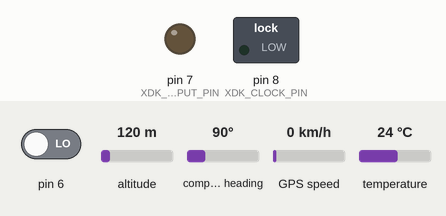
This sketch was run on a simulated Arduino Mega 2560, built with avr-gcc and run on an emulated ATmega2560. On the bench: switched loads named in the sketch (green lamp = pin HIGH), output pins drawn as LEDs (lit = HIGH). Inputs (shaded band) come from the test bench; at power-on: pin 6 LOW, altitude 120 m, compass heading 90°, GPS speed 0 km/h, temperature 24 °C. Random numbers use the default seed unless the sketch sets one; the GPS gets a fix after 3 s at 37.7749, -122.4194 with 8 satellites.

Above: at 5.4 s.
At 7.27 s:
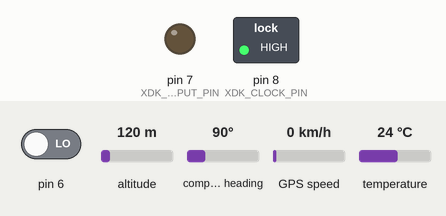
At 8.75 s:
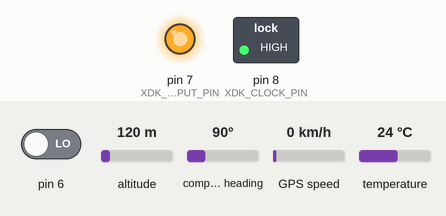
At 12.73 s:
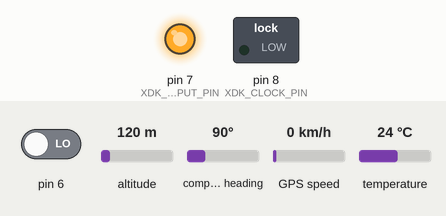
Timing chart, 0 to 13.6 s (numbered marks = the images above):
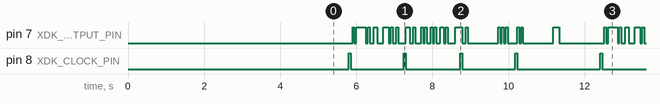

Measured:
- by itself, pin 7 (XDK_OUTPUT_PIN): moves between LOW and HIGH, repeating every 6.6 s
- by itself, pin 8 (XDK_CLOCK_PIN): repeats every 6.6 s: 3 × (LOW 1.4 s, HIGH 0.05 s), LOW 2.2 s, HIGH 0.05 s

The sketch:

arduino.ino
```cpp
#include <TinyGPS++.h>
#include <OneWire.h>
#include <DallasTemperature.h>
#include "xdkconnection.h"

// GPS
#define gpsSerial Serial1
#define PMTK_SET_NMEA_UPDATE_1HZ  "$PMTK220,1000*1F"
TinyGPSPlus gps;

// Temperature
#define TEMP_SENSOR_PIN 0
OneWire oneWire(TEMP_SENSOR_PIN);
DallasTemperature tempSensor(&oneWire);

//Ph
double currentPhOffset;

void setup() {
  pinMode(7, OUTPUT);
  pinMode(8, OUTPUT);
  currentPhOffset = 0;
  gpsSerial.begin(9600);
  gpsSerial.println(F(PMTK_SET_NMEA_UPDATE_1HZ));
  tempSensor.begin();
  delay(5000);
}

void updateSensors() {
  while (gpsSerial.available() > 0)
  {
    gps.encode(gpsSerial.read());
  }
      Serial.print(digitalRead(6));
  tempSensor.requestTemperatures();
}

void transmitData() {
  if (gps.location.isValid()) {
    messageContainer[0].val = doubleToMessageVal(gps.location.lat());
    messageContainer[1].val = doubleToMessageVal(gps.location.lng());
   /* Serial.print("Lat: ");
    Serial.print(gps.location.lat());
    Serial.print(" Long: ");
    Serial.print(gps.location.lng());
    Serial.print(" "); */
    sendMessage(0, 2);
  }
  Serial.print("Temp: ");
  Serial.println(tempSensor.getTempCByIndex(0) - 3);
  messageContainer[2].val = doubleToMessageVal(tempSensor.getTempCByIndex(0) - 3);
  messageContainer[3].val = doubleToMessageVal(7) + currentPhOffset;
  currentPhOffset += random(300) / 1000.0;
  if (currentPhOffset > 0.5)
    currentPhOffset = 0.5;
  if (currentPhOffset < -0.5)
    currentPhOffset = -0.5;
  sendMessage(2, 2);
}

void loop() {
  updateSensors();
  transmitData();
}
```

xdkconnection.h
```cpp
#define SENSOR_ID_LENGTH 3
#define DATA_LENGTH 25

#define MESSAGE_LENGTH 4
#define PRECISION 65536 // 2 ** 16
#define DELAY 50

#define XDK_OUTPUT_PIN 7
#define XDK_CLOCK_PIN 8

enum SensorId {
  LATITUDE = 2,
  LONGTITUDE = 3,
  TEMPERATURE = 4,
  PH = 5
};

struct SensorData {
  uint64_t val;
  enum SensorId id;
};

struct SensorData messageContainer[MESSAGE_LENGTH] = {{0, LATITUDE}, {0, LONGTITUDE}, {0, TEMPERATURE}, {0, PH}};

/*
 * Message format:
 * HIGH on clock pin (end) -> start message
 * Message format:
 * sensor identifier (SENSOR_ID_LENGTH, lower bits first)
 * number (DATA_LENGTH bits, lower bits first)
 */

void sendBit(bool b) {
  digitalWrite(XDK_OUTPUT_PIN, b);
  delay(DELAY);
}

void sendData(uint64_t val, int n) {
  for (int i = 0; i < n; i++) {
    sendBit(val % 2);
    val /= 2;
  }
}

void startMessage() {
	digitalWrite(XDK_CLOCK_PIN, HIGH);
	delay(DELAY);
	digitalWrite(XDK_CLOCK_PIN, LOW);
}

void send(struct SensorData data) {
	startMessage();
	sendData(data.id, SENSOR_ID_LENGTH);
	sendData(data.val, DATA_LENGTH);
}

uint64_t doubleToMessageVal(double val) {
	return (uint64_t) (val * PRECISION);
}

void sendMessage(size_t start, size_t n) {
	for (size_t i = 0; i < n; i++)
		send(messageContainer[start + i]);
}
```
